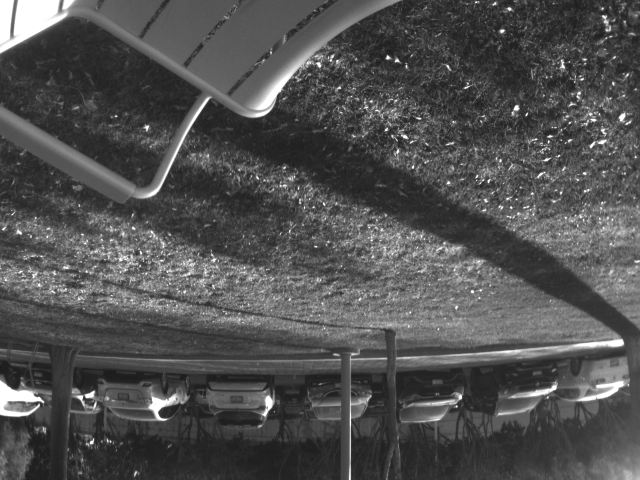
#> input picture IMG_700101_001240_0000_RED.TIF, 1280 x 960 px, found by its file name (shown at 1/2 size)
$ python controlv.py
#> lines starting #> are read from the running program, lines starting #| are printed output that depends on the picture
import cv2
import numpy as np
import os.path
import sys
import matplotlib.pyplot as plt
from picamera2 import Picamera2, Preview
import time

# Create Sift object :3
sift = cv2.SIFT_create()

# radio, es el tamaño de la lente en centimetros
class Correccion:
    def estabilizador_imagen(self, imagen_base, imagen_a_estabilizar, radio=0.75 , error_reproyeccion=4.0, coincidencias=False):

                (kpsBase, featuresBase) = self.obtener_puntos_interes(imagen_base)
                (kpsAdicional, featuresAdicional) = self.obtener_puntos_interes(imagen_a_estabilizar)
                # Se buscan las coincidencias

                M = self.encontrar_coincidencias(imagen_base, imagen_a_estabilizar, kpsBase, kpsAdicional, featuresBase,
                                                featuresAdicional, radio)

                if M is None:
                    print("pocas coincidencias")
                    return None

                if len(M) > 4:
                    # construct the two sets of points

                    #            M2 = cv2.getPerspectiveTransform(ptsA,ptsB)
                    (H, status) = self.encontrar_H_RANSAC_Estable(M, kpsBase, kpsAdicional, error_reproyeccion)
                    estabilizada = cv2.warpPerspective(imagen_base, H, (imagen_base.shape[1], imagen_base.shape[0]))

                    correccion= H
                    s1=imagen_base.shape[1]
                    s2=imagen_base.shape[0]

                    print(correccion,"matriz_correccion")


                    return estabilizada
                #print("sin coincidencias")
                return None


    def img_alignment_sequoia(self, img_base_NIR, img_RED, width, height):
            """This class takes two images given by Sequoia Camera and makes a photogrammetric
            alignment. Returns two images (RED, NIR) aligned with each other"""

            # Resize the images to the same size specified in image_SIZE
            base_NIR = cv2.resize(img_base_NIR, (width, height), interpolation=cv2.INTER_LINEAR)
            b_RED = cv2.resize(img_RED, (width, height), interpolation=cv2.INTER_LINEAR)

            # Stabilize the RED image with respect to the NIR base image
            stb_RED = self.estabilizador_imagen(b_RED, base_NIR)

            return base_NIR, stb_RED


    # --------------------------------------------------------------------------
    def obtener_puntos_interes(self, imagen):
        """Se obtienen los puntos de interes cn SIFT"""

        #descriptor = cv2.xfeatures2d.SIFT_create()
        (kps, features) = sift.detectAndCompute(imagen, None)

        return kps, features

    # --------------------------------------------------------------------------
    def encontrar_coincidencias(self, img1, img2, kpsA, kpsB, featuresA, featuresB, ratio):
        """Metodo para estimar la homografia"""
        #alv003 oye aqui ponle un try y acaba con un except
        matcher = cv2.DescriptorMatcher_create("BruteForce")
        rawMatches = matcher.knnMatch(featuresA, featuresB, 2)
        matches = []
        #
        #        # loop over the raw matches
        for m in rawMatches:
            #            # ensure the distance is within a certain ratio of each
            #            # other (i.e. Lowe's ratio test)
            if len(m) == 2 and m[0].distance < m[1].distance * ratio:
                matches.append((m[0].trainIdx, m[0].queryIdx))

        #        print (matches)
        return matches

    # --------------------------------------------------------------------------
    def encontrar_H_RANSAC(self, matches, kpsA, kpsB, reprojThresh):
        """Metodo para aplicar una H a una imagen y obtener la proyectividad"""

        if len(matches) > 4:
            # construct the two sets of points
            ptsA = np.float32([kpsA[i].pt for (_, i) in matches])
            ptsB = np.float32([kpsB[i].pt for (i, _) in matches])

            # compute the homography between the two sets of points
            (H, status) = cv2.findHomography(ptsA, ptsB, cv2.RANSAC, reprojThresh)

            # return the matches along with the homograpy matrix
            # and status of each matched point
            return (H, status)

        # otherwise, no homograpy could be computed
        return None

    # --------------------------------------------------------------------------
    def encontrar_H_RANSAC_Estable(self, matches, kpsA, kpsB, reprojThresh):
        """Metodo para aplicar una H a una imagen y obtener la proyectividad"""

        if len(matches) > 4:
            # construct the two sets of points
            ptsA = np.float32([kpsA[i].pt for (_, i) in matches])
            ptsB = np.float32([kpsB[i].pt for (i, _) in matches])

            # compute the homography between the two sets of points
            (H, status) = cv2.findHomography(ptsA, ptsB, cv2.RANSAC, reprojThresh)

            return (H, status)

        return None


correccion_img = Correccion()
#define image size
width = 700
height = 500

# Reading images
Img_RED = cv2.imread(r'/home/kouriakova/Ojos de Quetzal/ojos_quetzal/IMG_700101_001240_0000_RED.TIF',0)
#> Img_RED is the input picture: shape (960, 1280); min 26, max 255, mean 80.5
Img_NIR = cv2.imread(r'/home/kouriakova/Ojos de Quetzal/ojos_quetzal/IMG_700101_001240_0000_NIR.TIF',0)
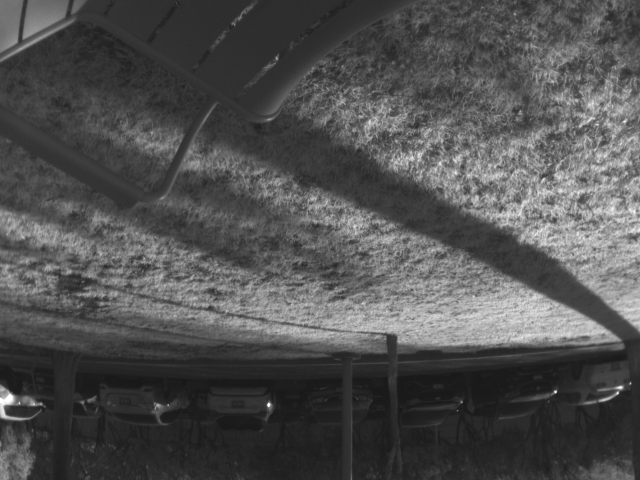
#> input picture IMG_700101_001240_0000_NIR.TIF, 1280 x 960 px, found by its file name (shown at 1/2 size)
#> Img_NIR is the input picture: shape (960, 1280); min 22, max 255, mean 80.3
# Create a BGR image with the red and nir
merged_fix_bad = cv2.merge((Img_RED,Img_RED,Img_NIR)) # First image, misaligned
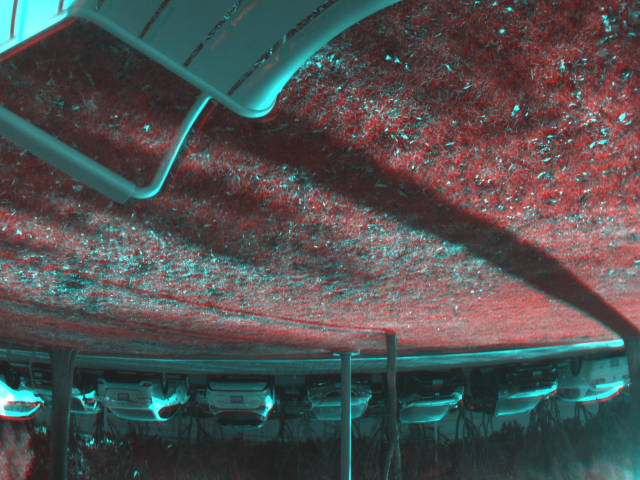
#> merged_fix_bad: shape (960, 1280, 3) (shown at 1/2 size); mean of channels 0, 1, 2 80.5, 80.5, 80.3; drawn as B, G, R
merged_fix_bad = cv2.resize(merged_fix_bad, (700, 500), interpolation=cv2.INTER_LINEAR)
#> merged_fix_bad: shape (500, 700, 3)
# Assuming merged_fix_bad is supposed to be an RGB image


stb_NIR, stb_RED =  correccion_img.img_alignment_sequoia(Img_NIR, Img_RED, width, height)
#> in img_alignment_sequoia, `base_NIR = cv2.resize(img_base_NIR, (width, height), interpolation=cv2..`:
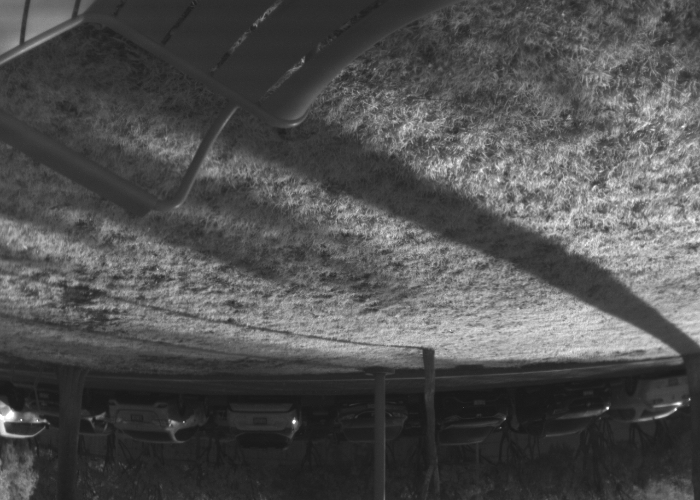
#> base_NIR: shape (500, 700); min 23, max 255, mean 80.2
#> in img_alignment_sequoia, `b_RED = cv2.resize(img_RED, (width, height), interpolation=cv2.INTER_L..`:
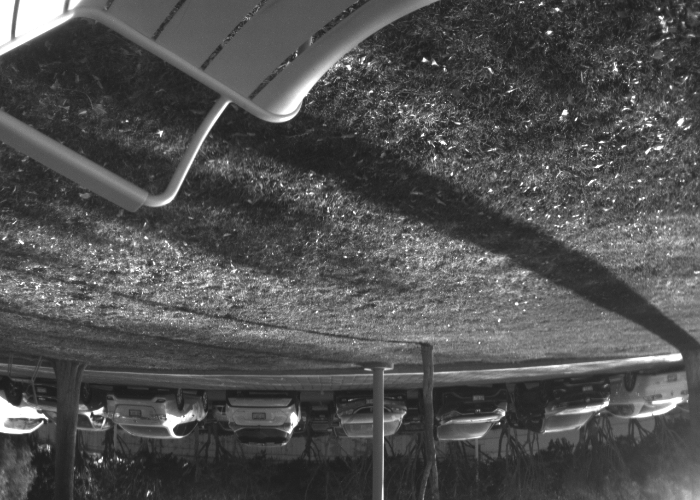
#> b_RED: shape (500, 700); min 27, max 255, mean 80.4
#> in obtener_puntos_interes, `(kps, features) = sift.detectAndCompute(imagen, None)`: kps = 2914 keypoints; strongest (x, y, size): (424, 60, 2.9), (565, 112, 3.8), (549, 32, 3), (557, 9, 2.6)
#> in estabilizador_imagen, `(kpsBase, featuresBase) = self.obtener_puntos_interes(imagen_base)`: kpsBase has the same summary as kps in obtener_puntos_interes
#> in obtener_puntos_interes (call 2), `(kps, features) = sift.detectAndCompute(imagen, None)`: kps = 3031 keypoints; strongest (x, y, size): (607, 408, 2), (294, 421, 2.8), (675, 409, 1.9), (679, 403, 3.1)
#> in estabilizador_imagen, `(kpsAdicional, featuresAdicional) = self.obtener_puntos_interes(imagen..`:
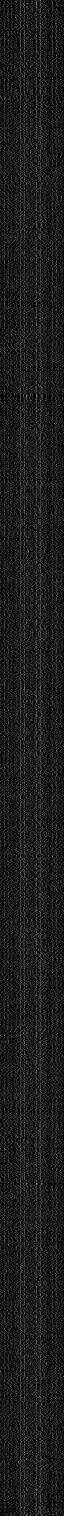
#> featuresAdicional: shape (3031, 128) float32 (shown at 1/2 size); min 0, max 200, mean 28.8
#> in estabilizador_imagen, `(kpsAdicional, featuresAdicional) = self.obtener_puntos_interes(imagen..`: kpsAdicional has the same summary as kps in obtener_puntos_interes
#> in encontrar_coincidencias, `rawMatches = matcher.knnMatch(featuresA, featuresB, 2)`: rawMatches = 2914 matches
#> after the loop in encontrar_coincidencias, `for m in rawMatches:`: matches = 32 pairs, first value 41 to 3004, second value 36 to 2893
#> in estabilizador_imagen, `M = self.encontrar_coincidencias(imagen_base, imagen_a_estabilizar, kp..`: M has the same summary as matches in encontrar_coincidencias
#> in encontrar_H_RANSAC_Estable, `ptsA = np.float32([kpsA[i].pt for (_, i) in matches])`: ptsA = 32 pairs, first value 18.75 to 693, second value 3.64 to 480.2
#> in encontrar_H_RANSAC_Estable, `ptsB = np.float32([kpsB[i].pt for (i, _) in matches])`: ptsB = 32 pairs, first value 21.38 to 693.8, second value 8.34 to 483.4
#> in encontrar_H_RANSAC_Estable, `(H, status) = cv2.findHomography(ptsA, ptsB, cv2.RANSAC, reprojThresh)`: H = [[0.982, -0.00526, 5.37], [-0.00976, 0.988, 8.78], [-1.98e-05, -6.44e-06, 1]]; status = 32 values, max 1 at index 0, min 0 at index 1, mean 0.531
#> in estabilizador_imagen, `estabilizada = cv2.warpPerspective(imagen_base, H, (imagen_base.shape[..`:
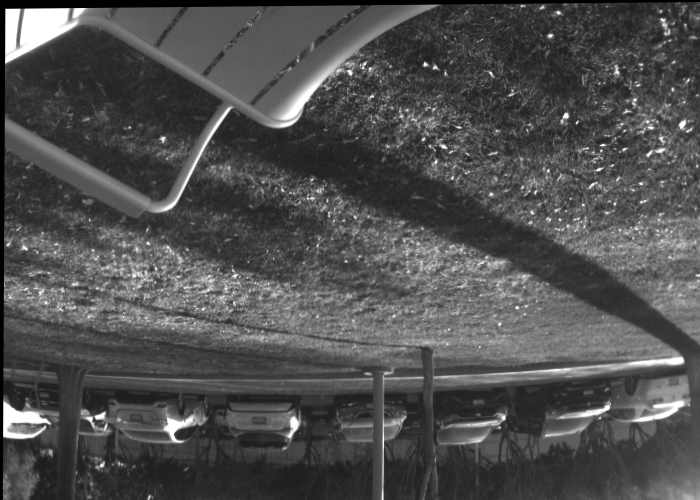
#> estabilizada: shape (500, 700); min 0, max 255, mean 79.2
#> in estabilizador_imagen, `correccion= H`: correccion has the same summary as H in encontrar_H_RANSAC_Estable
#| [[ 9.81552078e-01 -5.25641800e-03  5.36823217e+00]
#|  [-9.75914243e-03  9.87968754e-01  8.78222264e+00]
#|  [-1.97827132e-05 -6.43749786e-06  1.00000000e+00]] matriz_correccion
merged_fix_stb = cv2.merge((stb_RED,stb_RED, stb_NIR))
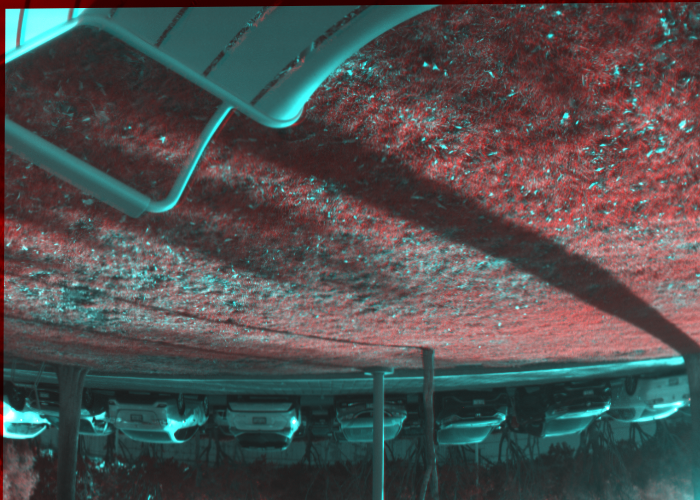
#> merged_fix_stb: shape (500, 700, 3); mean of channels 0, 1, 2 79.2, 79.2, 80.2; drawn as B, G, R

 # Use matplotlib to show the images
plt.figure()
plt.subplot(1, 2, 1)
plt.imshow(merged_fix_bad)
plt.subplot(1, 2, 2)
plt.imshow(merged_fix_stb)


plt.title('Aligned image')
plt.show()

print()
